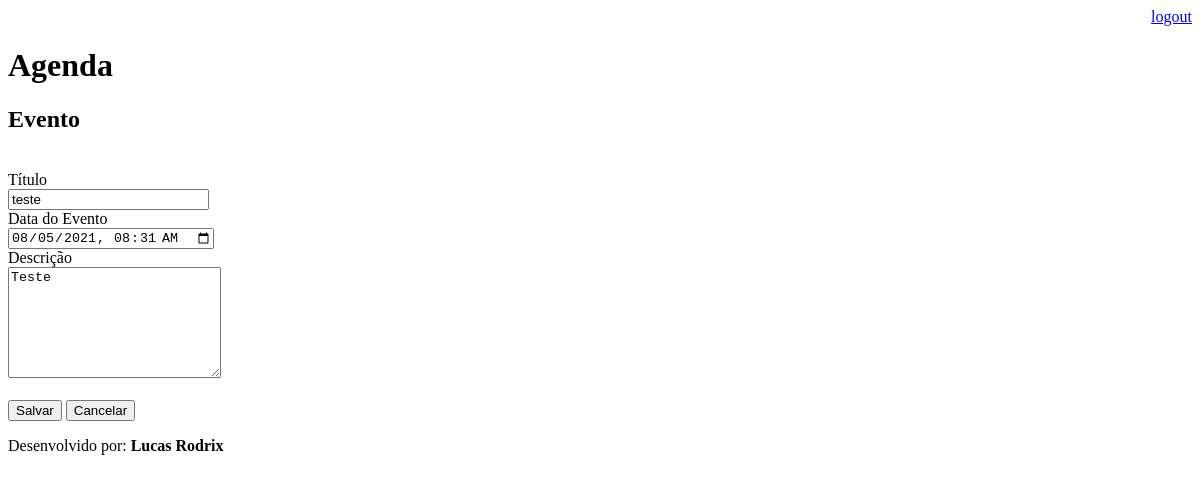
The app's page /agenda/evento/?id=4 (signed in), older data.
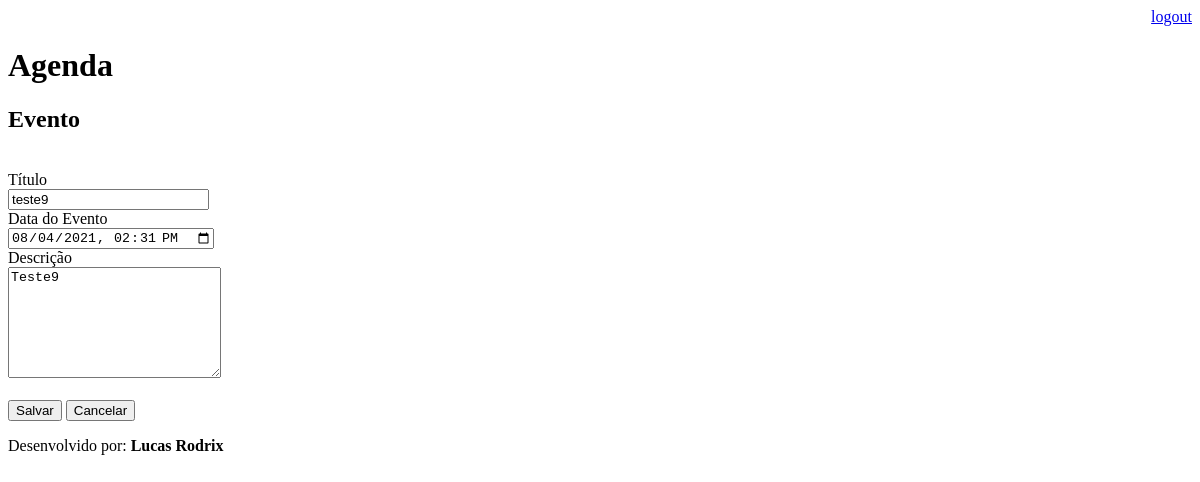
The same page, newer data.
### core/models.py (models this page shows, shortened)
class Evento(models.Model):
    titulo = models.CharField(max_length=100)
    descricao = models.TextField(blank=True, null=True)
    data_evento = models.DateTimeField(verbose_name='Data do Evento')
    data_criacao = models.DateTimeField(auto_now=True)
    usuario = models.ForeignKey(User, on_delete=models.CASCADE)
    class Meta:
        db_table = 'evento'
    def get_data_input_evento(self):
        return self.data_evento.strftime('%Y-%m-%dT%H:%M')

### core/views.py (the view)
# urls.py: path('agenda/evento/', views.evento),
@login_required(login_url='/login/')
def evento(request):
    id_evento = request.GET.get('id')
    dados = {}
    if id_evento:
        dados['evento'] = Evento.objects.get(id=id_evento)
    return render(request, 'evento.html', dados)

### templates/evento.html (shortened to what this page needs)
{% extends "model-page.html" %}
{% block content %}
    <h2>Evento</h2><br>
        <form action="submit" method="POST">{% csrf_token %}
        <label for="titulo">Título</label><br>
        <input type="text" name="titulo" size="22" value="{{ evento.titulo }}"><br>
        <label for="data_evento">Data do Evento</label><br>
        <input type="datetime-local" name="data_evento" value="{{ evento.get_data_input_evento }}"><br>
        <label for="descricao">Descrição</label><br>
        <textarea type="text" name="descricao" rows="7" cols="24" >{{ evento.descricao }}</textarea><br><br>
        <button type="submit">Salvar</button>
        <a href="/"><button>Cancelar</button></a>
    </form>
{% endblock content %}

Row changes from the older to the newer data that the page shows:
changed Evento: titulo "teste" → "teste9"; data_evento "08/05/2021 08:31" → "08/04/2021 14:31"; descricao "Teste" → "Teste9"
